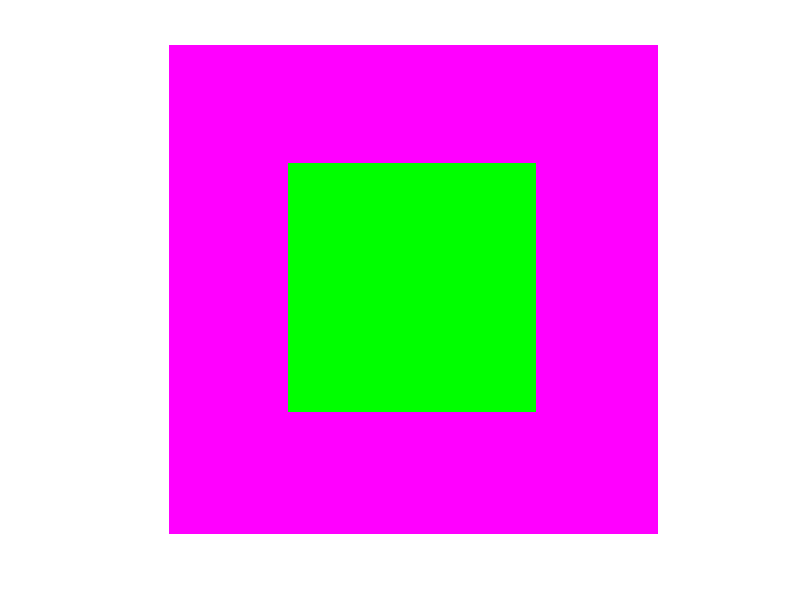
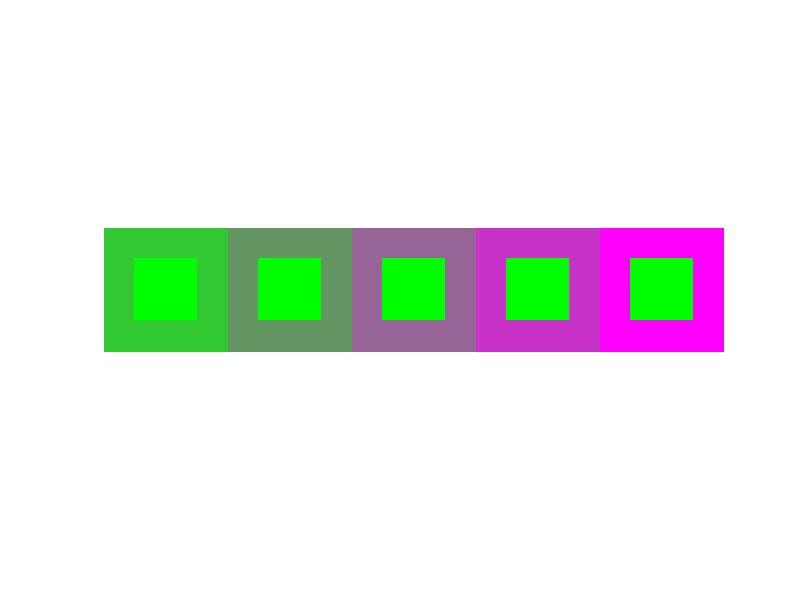

Write MATLAB code to recreate these figures, in order.
%pic1
for i=1:128
    for j = 1:128
        for k =1:3
            if k ==1
               start_1(i,j,k) = 255;
            elseif k==2
                start_1(i,j,k) = 0;
            else
                start_1(i,j,k) = 255;
            end
        end
    end
end
for i =32:96
    for j =32:96
        for k =1:3
            if k == 2
                start_1(i,j,k) = 255;
            else
                start_1(i,j,k) = 0;
            end
        end
    end 
end
imshow(start_1)
%pic2
for i=1:128
    for j = 1:128
        for k =1:3
            if k ==1
               start_2(i,j,k) = 200;
            elseif k==2
                start_2(i,j,k) = 50;
            else
                start_2(i,j,k) = 200;
            end
        end
    end
end
for i =32:96
    for j =32:96
        for k =1:3
            if k == 2
                start_2(i,j,k) = 255;
            else
                start_2(i,j,k) = 0;
            end
        end
    end 
end
%pic3
for i=1:128
    for j = 1:128
        for k =1:3
            if k ==1
               start_3(i,j,k) = 150;
            elseif k==2
                start_3(i,j,k) = 100;
            else
                start_3(i,j,k) = 150;
            end
        end
    end
end
for i =32:96
    for j =32:96
        for k =1:3
            if k == 2
                start_3(i,j,k) = 255;
            else
                start_3(i,j,k) = 0;
            end
        end
    end 
end
%pic4
for i=1:128
    for j = 1:128
        for k =1:3
            if k ==1
               start_4(i,j,k) = 100;
            elseif k==2
                start_4(i,j,k) = 150;
            else
                start_4(i,j,k) = 100;
            end
        end
    end
end
for i =32:96
    for j =32:96
        for k =1:3
            if k == 2
                start_4(i,j,k) = 255;
            else
                start_4(i,j,k) = 0;
            end
        end
    end 
end
for i=1:128
    for j = 1:128
        for k =1:3
            if k ==1
               start_5(i,j,k) = 50;
            elseif k==2
                start_5(i,j,k) = 200;
            else
                start_5(i,j,k) = 50;
            end
        end
    end
end
for i =32:96
    for j =32:96
        for k =1:3
            if k == 2
                start_5(i,j,k) = 255;
            else
                start_5(i,j,k) = 0;
            end
        end
    end 
end
final_pic = [uint8(start_5) uint8(start_4) uint8(start_3) uint8(start_2) uint8(start_1)];
figure
imshow(final_pic)